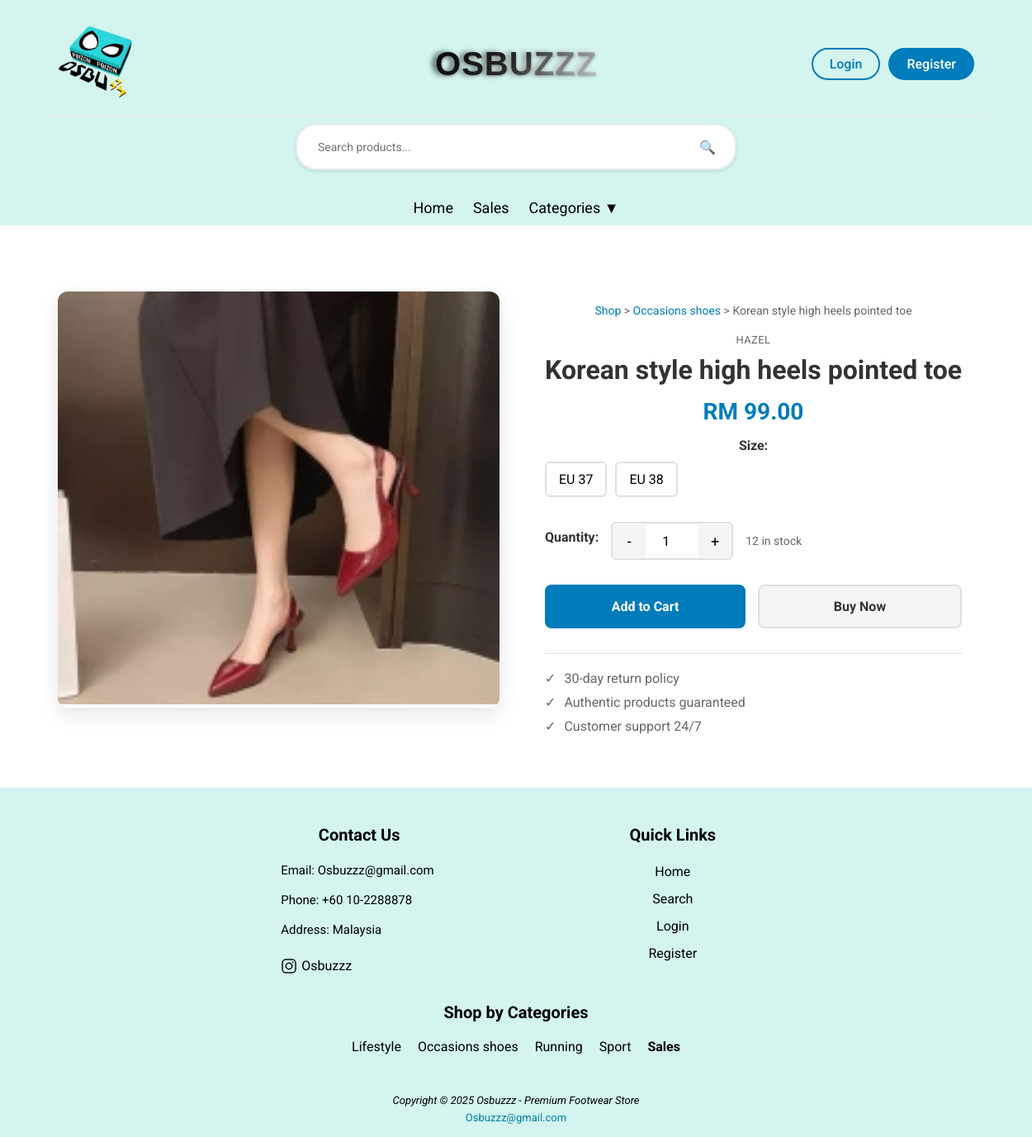
The app's page /app/page/shop/product_detail.php?id=80 with its own data.
### tables this page shows
CREATE TABLE `product_photos` (
  `photo_id` int(11) NOT NULL,
  `product_id` int(11) NOT NULL,
  `photo_filename` varchar(255) NOT NULL,
  `is_main_photo` tinyint(1) DEFAULT 0,
  `display_order` int(11) DEFAULT 0,
  `created_at` timestamp NOT NULL DEFAULT current_timestamp()
);

CREATE TABLE `product` (
  `product_id` int(11) NOT NULL,
  `product_name` varchar(255) NOT NULL,
  `brand` varchar(50) NOT NULL,
  `category_id` int(11) DEFAULT NULL,
  `price` decimal(10,2) NOT NULL,
  `description` text DEFAULT NULL,
  `photo` varchar(255) DEFAULT NULL,
  `created_at` timestamp NOT NULL DEFAULT current_timestamp(),
  `status` enum('active','inactive') NOT NULL DEFAULT 'active' COMMENT 'Product visibility status: active=visible to users, inactive=hidden from users'
);

CREATE TABLE `category` (
  `category_id` int(11) NOT NULL,
  `category_name` varchar(50) NOT NULL,
  `category_slug` varchar(50) NOT NULL,
  `description` text DEFAULT NULL,
  `banner_image` varchar(255) DEFAULT NULL,
  `created_at` timestamp NOT NULL DEFAULT current_timestamp()
);

### app/base.php (called while the page is built, shortened)
<?php
$_user = $_SESSION['user'] ?? null;
function format_size($size) {
    return "EU $size";
}

### app/page/shop/product_detail.php (the view, shortened to what this page needs)
<?php
require '../../base.php';
$product_id = (int)($_GET['id'] ?? 0);
$stm = $_db->prepare('
    SELECT p.*,
           c.category_name,
           c.category_slug,
           GROUP_CONCAT(DISTINCT pv.size ORDER BY pv.size) as available_sizes,
           SUM(pv.stock) as total_stock
    FROM product p
    LEFT JOIN category c ON p.category_id = c.category_id
    LEFT JOIN product_variants pv ON p.product_id = pv.product_id
    WHERE p.product_id = ? AND p.status = \'active\'
    GROUP BY p.product_id
');
$stm->execute([$product_id]);
$product = $stm->fetch();
$stm = $_db->prepare('
    SELECT photo_filename
    FROM product_photos
    WHERE product_id = ?
    ORDER BY is_main_photo DESC, display_order ASC
');
$stm->execute([$product_id]);
$product_photos = $stm->fetchAll();
include '../../head.php';
?>
<main>
    <div class="product-detail-container">
        <div class="product-images">
            <div class="main-image-container">
                <img src="../../images/Products/<?= $product_photos[0]->photo_filename ?>"
                     alt="<?= htmlspecialchars($product->product_name) ?>"
                     class="main-image"
                     id="mainImage"
                     onclick="openImageModal(this.src, '<?= htmlspecialchars($product->product_name) ?>')">
            </div>
        </div>
        <div class="product-info">
            <div class="breadcrumb">
                <a href="shop.php">Shop</a> >
                <?php if ($product->category_slug): ?>
                <a href="../categories/category.php?slug=<?= htmlspecialchars($product->category_slug) ?>"><?= htmlspecialchars($product->category_name) ?></a> >
                <?php endif; ?>
                <?= htmlspecialchars($product->product_name) ?>
            </div>
            <div class="product-brand"><?= htmlspecialchars($product->brand) ?></div>
            <h1 class="product-title"><?= htmlspecialchars($product->product_name) ?></h1>
            <div class="product-price">RM <?= number_format($product->price, 2) ?></div>
            <div class="product-options">
                <?php if ($product->available_sizes): ?>
                <div class="option-group">
                    <label class="option-label">Size:</label>
                    <div class="size-options">
                        <?php foreach (explode(',', $product->available_sizes) as $size): ?>
                        <div class="size-option" onclick="selectOption(this, 'size')" data-size="<?= trim($size) ?>">
                            <?= format_size(trim($size)) ?>
                        </div>
                        <?php endforeach; ?>
                    </div>
                </div>
                <?php endif; ?>
            </div>
            <div class="quantity-selector">
                <label class="option-label">Quantity:</label>
                <div class="quantity-controls">
                    <button class="quantity-btn" onclick="changeQuantity(-1)">-</button>
                    <input type="number" class="quantity-input" id="quantity" value="1" min="1" max="<?= $product->total_stock ?>">
                    <button class="quantity-btn" onclick="changeQuantity(1)">+</button>
                </div>
                <div class="stock-info" id="stockInfo"><?= $product->total_stock ?> in stock</div>
            </div>
            <div class="action-buttons">
                <button class="btn-primary" onclick="addToCart()">Add to Cart</button>
                <button class="btn-secondary" onclick="buyNow()">Buy Now</button>
            </div>
            <div class="product-features">
                <div class="feature-item">
                    <span>✓</span> 30-day return policy
                </div>
                <div class="feature-item">
                    <span>✓</span> Authentic products guaranteed
                </div>
                <div class="feature-item">
                    <span>✓</span> Customer support 24/7
                </div>
            </div>
        </div>
    </div>
</main>
<?php
include '../../foot.php';
?>

### app/foot.php (shortened to what this page needs)
    <footer>
        <div class="containers">
            <div class="footer-content">
                <h3>Contact Us</h3>
                <p>Email: Osbuzzz@gmail.com<br><br>Phone: +60 10-2288878<br><br>Address: Malaysia<br><br>
                <div class="ins">
                    <img src="/images/insLogo.png"> <a href="https://www.instagram.com/osbuzzz?igsh=bnhvaDg1eHd5Z2Z0">Osbuzzz</a>
                    </div>
                </p>
            </div>
            <?php if ($_user && $_user->role === 'Admin'): ?>
            <div class="footer-content">
                <h3>Admin Panel</h3>
                <ul class="list">
                    <li><a href="/page/admin/index.php">Dashboard</a></li>
                    <li><a href="/page/admin/admin_product.php">Products</a></li>
                    <li><a href="/page/admin/admin_user.php">Users</a></li>
                    <li><a href="/page/admin/admin_category.php">Categories</a></li>
                    <li><a href="/page/admin/admin_orders.php">Orders</a></li>
                    <li><a href="/page/admin/cleanup_users.php">User Cleanup</a></li>
                    <li><a href="/page/admin/loyalty_settings.php">Loyalty Settings</a></li>
                    <li><a href="/page/admin/password_reset_management.php">Password Resets</a></li>
                </ul>
            </div>
            <?php else: ?>
            <div class="footer-content">
                <h3>Quick Links</h3>
                <ul class="list">
                    <li><a href="/">Home</a></li>
                    <?php if (!$_user): ?>
                    <li><a href="/page/shop/search.php">Search</a></li>
                    <li><a href="/page/user/login.php">Login</a></li>
                    <li><a href="/page/user/signup.php">Register</a></li>
                    <?php endif; ?>
                </ul>
            </div>
            <?php endif; ?>
        </div>
        <?php if (!$_user || $_user->role !== 'Admin'): ?>
        <div class="containers">
            <div class="footer-content" style="width: 100%; text-align: center;">
                <h3>Shop by Categories</h3>
                <div style="display: flex; flex-wrap: wrap; justify-content: center; gap: 10px;">
                    <?php
                    $footer_categories = $_db->query('SELECT category_id, category_name FROM category ORDER BY category_name ASC')->fetchAll();
                    foreach ($footer_categories as $footer_cat):
                    ?>
                    <a href="/page/categories/category.php?id=<?= $footer_cat->category_id ?>" style="margin: 5px; text-decoration: none;"><?= htmlspecialchars($footer_cat->category_name) ?></a>
                    <?php endforeach; ?>
                    <a href="/page/shop/sales.php" style="margin: 5px; text-decoration: none; font-weight: bold;">Sales</a>
                </div>
            </div>
        </div>
        <?php endif; ?>
        <div class="bottom-bar">
            <small><i><p>Copyright © 2025 Osbuzzz - Premium Footwear Store</p></i></small>
            <a href="mailto:Osbuzzz@gmail.com">Osbuzzz@gmail.com</a>
        </div>
    </footer>
</body>
</html>

### app/css/app.css (style rules this page uses)
body, input, button, textarea, select { font: 16px 'Roboto', sans-serif; }
body { margin: 0; height: 100vh; display: grid; grid: auto auto 1fr auto / auto; }
header, footer { padding: 15px 50px; color: #000000; background: #D3F4EF; }
main { padding: 20px 50px; }
main h1 { margin-top: 0; }
.product-info { padding: 15px; text-align: center; }
footer { background: #D3F4EF; padding-top: 25px; }
.containers { width: 1140px; margin: auto; display: flex; justify-content: center; padding: auto; color: #000000; }
.footer-content { width: 33.3%; }
.footer-content h3 { font-size: 20px; margin-bottom: 15px; text-align: center; }
.footer-content p { width: 190px; margin: auto; padding: 7px; font-size: 15px; }
.ins { display: flex; width: 190px; margin: auto; }
.ins img { width: 20px; height: auto; padding-right: 5px; }
.footer-content ul { text-align: center; }
.list { padding: 0; }
.list li { width: auto; text-align: center; list-style-type: none; padding: 7px; position: relative; }
.list li::before { content: ''; position: absolute; transform: translate(-50%,50%); left: 50%; top: 100%; width: 0; height: 2px; background-color: rgb(0, 0, 0); transition-duration: .5s; }
a { text-decoration: none; }
.containers a { color: #000000; }
.bottom-bar { background-color: #D3F4EF; text-align: center; margin-top: 40px; }
.bottom-bar p { color: #000000; margin: 0; font-size: 13px; padding: 3px; }
.bottom-bar a { font-size: 13px; color: #0280a7; }
.product-detail-container { max-width: 1200px; margin: 0 auto; padding: 20px; display: grid; grid-template-columns: 1fr 1fr; gap: 40px; margin-top: 40px; }
.product-images { display: flex; flex-direction: column; gap: 15px; }
.main-image-container { position: relative; border-radius: 12px; overflow: hidden; box-shadow: 0 8px 25px rgba(0, 0, 0, 0.1); }
.main-image { width: 100%; height: 500px; object-fit: cover; cursor: zoom-in; }
.product-info { padding: 20px 0; }
.breadcrumb { color: #666; font-size: 14px; margin-bottom: 20px; }
.breadcrumb a { color: #007cba; text-decoration: none; }
.product-brand { color: #666; font-size: 16px; text-transform: uppercase; letter-spacing: 1px; margin-bottom: 10px; }
.product-title { font-size: 32px; font-weight: bold; color: #333; margin-bottom: 15px; line-height: 1.2; }
.product-price { font-size: 28px; font-weight: bold; color: #007cba; margin-bottom: 20px; }
.product-options { margin-bottom: 30px; }
.option-group { margin-bottom: 20px; }
.option-label { display: block; font-weight: bold; margin-bottom: 10px; color: #333; }
.size-options { display: flex; gap: 10px; flex-wrap: wrap; }
.size-option { padding: 10px 15px; border: 2px solid #e0e0e0; border-radius: 6px; cursor: pointer; transition: all 0.3s ease; background: white; }
.quantity-selector { display: flex; align-items: center; gap: 15px; margin-bottom: 30px; }
.quantity-controls { display: flex; align-items: center; border: 2px solid #e0e0e0; border-radius: 6px; overflow: hidden; }
.quantity-btn { background: #f5f5f5; border: none; width: 40px; height: 40px; cursor: pointer; font-size: 18px; transition: background 0.3s ease; }
.quantity-input { border: none; width: 60px; height: 40px; text-align: center; font-size: 16px; }
.stock-info { color: #666; font-size: 14px; }
.action-buttons { display: flex; gap: 15px; margin-bottom: 30px; }
.btn-primary, .btn-secondary { padding: 15px 30px; border: none; border-radius: 8px; font-size: 16px; font-weight: bold; cursor: pointer; transition: all 0.3s ease; flex: 1; }
.btn-primary { background: #007cba; color: white; }
.btn-secondary { background: #f5f5f5; color: #333; border: 2px solid #e0e0e0; }
.product-features { border-top: 1px solid #e0e0e0; padding-top: 20px; }
.feature-item { display: flex; align-items: center; gap: 10px; margin-bottom: 10px; color: #666; }
.product-info { padding: 15px; }
.product-brand { color: #666; font-size: 0.8rem; margin: 0 0 10px 0; text-transform: uppercase; letter-spacing: 0.5px; }
.product-price { margin: 10px 0 15px 0; }

### records on screen
product_photos: photo_filename (picture)
product: category.category_name "Occasions shoes", product_name "Korean style high heels pointed toe", brand "HAZEL", price "99.00"
category: category_name "Lifestyle"
category: category_name "Occasions shoes"
category: category_name "Running"
category: category_name "Sport"

### other values on screen
format_size(trim($size)) "EU 37"
format_size(trim($size)) "EU 38"
$product->total_stock "12"
